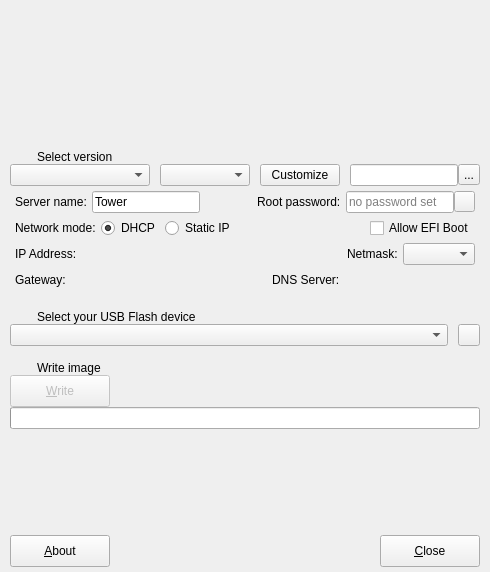
<?xml version="1.0" encoding="UTF-8"?>
<ui version="4.0">
 <class>Creator</class>
 <widget class="QDialog" name="Creator">
  <property name="geometry">
   <rect>
    <x>0</x>
    <y>0</y>
    <width>490</width>
    <height>572</height>
   </rect>
  </property>
  <property name="sizePolicy">
   <sizepolicy hsizetype="Fixed" vsizetype="Fixed">
    <horstretch>0</horstretch>
    <verstretch>0</verstretch>
   </sizepolicy>
  </property>
  <property name="minimumSize">
   <size>
    <width>490</width>
    <height>572</height>
   </size>
  </property>
  <property name="maximumSize">
   <size>
    <width>490</width>
    <height>572</height>
   </size>
  </property>
  <property name="windowTitle">
   <string>unRAID USB Creator</string>
  </property>
  <property name="windowIcon">
   <iconset resource="resources.qrc">
    <normaloff>:/images/icon_256.png</normaloff>:/images/icon_256.png</iconset>
  </property>
  <property name="sizeGripEnabled">
   <bool>false</bool>
  </property>
  <property name="spacing" stdset="0">
   <number>5</number>
  </property>
  <widget class="QLabel" name="logo">
   <property name="geometry">
    <rect>
     <x>10</x>
     <y>10</y>
     <width>470</width>
     <height>120</height>
    </rect>
   </property>
   <property name="text">
    <string/>
   </property>
   <property name="pixmap">
    <pixmap resource="resources.qrc">:/images/header.png</pixmap>
   </property>
   <property name="alignment">
    <set>Qt::AlignCenter</set>
   </property>
  </widget>
  <widget class="QStackedWidget" name="stackedWidget">
   <property name="geometry">
    <rect>
     <x>0</x>
     <y>130</y>
     <width>490</width>
     <height>442</height>
    </rect>
   </property>
   <property name="minimumSize">
    <size>
     <width>490</width>
     <height>442</height>
    </size>
   </property>
   <property name="maximumSize">
    <size>
     <width>490</width>
     <height>442</height>
    </size>
   </property>
   <property name="currentIndex">
    <number>0</number>
   </property>
   <widget class="QWidget" name="pageMain">
    <property name="sizePolicy">
     <sizepolicy hsizetype="Fixed" vsizetype="Preferred">
      <horstretch>0</horstretch>
      <verstretch>0</verstretch>
     </sizepolicy>
    </property>
    <property name="maximumSize">
     <size>
      <width>490</width>
      <height>442</height>
     </size>
    </property>
    <widget class="QWidget" name="verticalLayoutWidget">
     <property name="geometry">
      <rect>
       <x>0</x>
       <y>0</y>
       <width>490</width>
       <height>442</height>
      </rect>
     </property>
     <property name="maximumSize">
      <size>
       <width>490</width>
       <height>442</height>
      </size>
     </property>
     <layout class="QVBoxLayout" name="verticalLayout">
      <property name="spacing">
       <number>0</number>
      </property>
      <property name="leftMargin">
       <number>5</number>
      </property>
      <property name="topMargin">
       <number>5</number>
      </property>
      <property name="rightMargin">
       <number>5</number>
      </property>
      <property name="bottomMargin">
       <number>5</number>
      </property>
      <item>
       <layout class="QHBoxLayout" name="horizontalLayoutStep1">
        <property name="spacing">
         <number>5</number>
        </property>
        <property name="topMargin">
         <number>15</number>
        </property>
        <item>
         <widget class="QLabel" name="labelImageNo1">
          <property name="maximumSize">
           <size>
            <width>27</width>
            <height>28</height>
           </size>
          </property>
          <property name="text">
           <string/>
          </property>
          <property name="pixmap">
           <pixmap resource="resources.qrc">:/images/no1.png</pixmap>
          </property>
         </widget>
        </item>
        <item>
         <widget class="QLabel" name="labelStep1">
          <property name="minimumSize">
           <size>
            <width>200</width>
            <height>0</height>
           </size>
          </property>
          <property name="maximumSize">
           <size>
            <width>16777215</width>
            <height>28</height>
           </size>
          </property>
          <property name="text">
           <string>Select version</string>
          </property>
         </widget>
        </item>
       </layout>
      </item>
      <item>
       <layout class="QHBoxLayout" name="horizontalLayoutCombo">
        <property name="spacing">
         <number>10</number>
        </property>
        <property name="leftMargin">
         <number>5</number>
        </property>
        <property name="rightMargin">
         <number>5</number>
        </property>
        <item>
         <widget class="QComboBox" name="projectSelectBox">
          <property name="minimumSize">
           <size>
            <width>140</width>
            <height>0</height>
           </size>
          </property>
          <property name="maximumSize">
           <size>
            <width>140</width>
            <height>16777215</height>
           </size>
          </property>
          <property name="toolTip">
           <string>Select project</string>
          </property>
         </widget>
        </item>
        <item>
         <widget class="QComboBox" name="imageSelectBox">
          <property name="sizePolicy">
           <sizepolicy hsizetype="Expanding" vsizetype="Fixed">
            <horstretch>0</horstretch>
            <verstretch>0</verstretch>
           </sizepolicy>
          </property>
          <property name="toolTip">
           <string>Select image</string>
          </property>
         </widget>
        </item>
        <item>
         <widget class="QPushButton" name="CustomizeButton">
          <property name="maximumSize">
           <size>
            <width>107</width>
            <height>16777215</height>
           </size>
          </property>
          <property name="text">
           <string>Customize</string>
          </property>
          <property name="checkable">
           <bool>true</bool>
          </property>
          <property name="checked">
           <bool>false</bool>
          </property>
          <property name="autoDefault">
           <bool>false</bool>
          </property>
         </widget>
        </item>
        <item>
         <layout class="QHBoxLayout" name="horizontalLayout_2">
          <property name="spacing">
           <number>0</number>
          </property>
          <item>
           <widget class="QLineEdit" name="LocalZipText">
            <property name="toolTip">
             <string>Full path to unRAID Flash backup zip file</string>
            </property>
           </widget>
          </item>
          <item>
           <widget class="QToolButton" name="LocalZipPickerButton">
            <property name="minimumSize">
             <size>
              <width>22</width>
              <height>21</height>
             </size>
            </property>
            <property name="maximumSize">
             <size>
              <width>22</width>
              <height>21</height>
             </size>
            </property>
            <property name="text">
             <string>...</string>
            </property>
           </widget>
          </item>
         </layout>
        </item>
       </layout>
      </item>
      <item>
       <widget class="QWidget" name="CustomizePanel" native="true">
        <property name="maximumSize">
         <size>
          <width>480</width>
          <height>16777215</height>
         </size>
        </property>
        <layout class="QVBoxLayout" name="verticalLayoutCustomize_2">
         <property name="spacing">
          <number>5</number>
         </property>
         <property name="leftMargin">
          <number>5</number>
         </property>
         <property name="topMargin">
          <number>5</number>
         </property>
         <property name="rightMargin">
          <number>5</number>
         </property>
         <property name="bottomMargin">
          <number>5</number>
         </property>
         <item>
          <layout class="QHBoxLayout" name="horizontalLayout_3">
           <property name="leftMargin">
            <number>5</number>
           </property>
           <property name="rightMargin">
            <number>5</number>
           </property>
           <item>
            <widget class="QLabel" name="ServerNameLabel">
             <property name="text">
              <string>Server name:</string>
             </property>
            </widget>
           </item>
           <item>
            <widget class="QLineEdit" name="ServerNameText">
             <property name="minimumSize">
              <size>
               <width>100</width>
               <height>0</height>
              </size>
             </property>
             <property name="toolTip">
              <string>Only alphanumeric characters (&quot;A-Z&quot;, &quot;a-z&quot;, and &quot;0-9&quot;), dashes (&quot;-&quot;), and dots (&quot;.&quot;); and, the first and last characters must be alphanumeric</string>
             </property>
             <property name="text">
              <string>Tower</string>
             </property>
             <property name="maxLength">
              <number>15</number>
             </property>
            </widget>
           </item>
           <item>
            <spacer name="horizontalSpacer">
             <property name="orientation">
              <enum>Qt::Horizontal</enum>
             </property>
             <property name="sizeHint" stdset="0">
              <size>
               <width>10</width>
               <height>20</height>
              </size>
             </property>
            </spacer>
           </item>
           <item>
            <widget class="QLabel" name="RootPasswordLabel">
             <property name="text">
              <string>Root password:</string>
             </property>
            </widget>
           </item>
           <item>
            <layout class="QHBoxLayout" name="horizontalLayout_7">
             <property name="spacing">
              <number>0</number>
             </property>
             <item>
              <widget class="QLineEdit" name="RootPasswordText">
               <property name="echoMode">
                <enum>QLineEdit::Password</enum>
               </property>
               <property name="placeholderText">
                <string>no password set</string>
               </property>
              </widget>
             </item>
             <item>
              <widget class="QToolButton" name="ShowPasswordButton">
               <property name="minimumSize">
                <size>
                 <width>21</width>
                 <height>21</height>
                </size>
               </property>
               <property name="maximumSize">
                <size>
                 <width>21</width>
                 <height>21</height>
                </size>
               </property>
               <property name="focusPolicy">
                <enum>Qt::NoFocus</enum>
               </property>
               <property name="toolTip">
                <string>Reveal clear-text password</string>
               </property>
               <property name="icon">
                <iconset resource="resources.qrc">
                 <normaloff>:/images/eye_off.png</normaloff>
                 <normalon>:/images/eye_on.png</normalon>:/images/eye_off.png</iconset>
               </property>
               <property name="checkable">
                <bool>true</bool>
               </property>
              </widget>
             </item>
            </layout>
           </item>
          </layout>
         </item>
         <item>
          <layout class="QHBoxLayout" name="horizontalLayout_4">
           <property name="leftMargin">
            <number>5</number>
           </property>
           <property name="rightMargin">
            <number>5</number>
           </property>
           <item>
            <widget class="QLabel" name="NetworkModeLabel">
             <property name="text">
              <string>Network mode:</string>
             </property>
            </widget>
           </item>
           <item>
            <widget class="QRadioButton" name="NetworkDHCPRadioButton">
             <property name="text">
              <string>DHCP</string>
             </property>
             <property name="checked">
              <bool>true</bool>
             </property>
            </widget>
           </item>
           <item>
            <widget class="QRadioButton" name="NetworkStaticRadioButton">
             <property name="text">
              <string>Static IP</string>
             </property>
            </widget>
           </item>
           <item>
            <spacer name="horizontalSpacer_2">
             <property name="orientation">
              <enum>Qt::Horizontal</enum>
             </property>
             <property name="sizeHint" stdset="0">
              <size>
               <width>40</width>
               <height>20</height>
              </size>
             </property>
            </spacer>
           </item>
           <item>
            <widget class="QCheckBox" name="EFIBootCheckBox">
             <property name="text">
              <string>Allow EFI Boot</string>
             </property>
            </widget>
           </item>
          </layout>
         </item>
         <item>
          <widget class="QWidget" name="StaticIPPanel" native="true">
           <property name="maximumSize">
            <size>
             <width>470</width>
             <height>16777215</height>
            </size>
           </property>
           <layout class="QVBoxLayout" name="verticalLayout_4">
            <property name="spacing">
             <number>5</number>
            </property>
            <property name="leftMargin">
             <number>0</number>
            </property>
            <property name="topMargin">
             <number>0</number>
            </property>
            <property name="rightMargin">
             <number>0</number>
            </property>
            <property name="bottomMargin">
             <number>0</number>
            </property>
            <item>
             <layout class="QHBoxLayout" name="horizontalLayout_5">
              <property name="leftMargin">
               <number>5</number>
              </property>
              <property name="rightMargin">
               <number>5</number>
              </property>
              <item>
               <widget class="QLabel" name="IPAddressLabel">
                <property name="text">
                 <string>IP Address:</string>
                </property>
               </widget>
              </item>
              <item>
               <widget class="CustomIpEditor" name="IPAddressText" native="true">
                <property name="minimumSize">
                 <size>
                  <width>130</width>
                  <height>20</height>
                 </size>
                </property>
                <property name="maximumSize">
                 <size>
                  <width>130</width>
                  <height>20</height>
                 </size>
                </property>
               </widget>
              </item>
              <item>
               <spacer name="horizontalSpacer_3">
                <property name="orientation">
                 <enum>Qt::Horizontal</enum>
                </property>
                <property name="sizeHint" stdset="0">
                 <size>
                  <width>40</width>
                  <height>20</height>
                 </size>
                </property>
               </spacer>
              </item>
              <item>
               <widget class="QLabel" name="NetmaskLabel">
                <property name="text">
                 <string>Netmask:</string>
                </property>
               </widget>
              </item>
              <item>
               <widget class="QComboBox" name="NetmaskComboBox"/>
              </item>
             </layout>
            </item>
            <item>
             <layout class="QHBoxLayout" name="horizontalLayout_6">
              <property name="leftMargin">
               <number>5</number>
              </property>
              <property name="rightMargin">
               <number>5</number>
              </property>
              <item>
               <widget class="QLabel" name="GatewayLabel">
                <property name="text">
                 <string>Gateway:</string>
                </property>
               </widget>
              </item>
              <item>
               <widget class="CustomIpEditor" name="GatewayText" native="true">
                <property name="minimumSize">
                 <size>
                  <width>130</width>
                  <height>20</height>
                 </size>
                </property>
                <property name="maximumSize">
                 <size>
                  <width>130</width>
                  <height>20</height>
                 </size>
                </property>
               </widget>
              </item>
              <item>
               <spacer name="horizontalSpacer_7">
                <property name="orientation">
                 <enum>Qt::Horizontal</enum>
                </property>
                <property name="sizeHint" stdset="0">
                 <size>
                  <width>0</width>
                  <height>20</height>
                 </size>
                </property>
               </spacer>
              </item>
              <item>
               <widget class="QLabel" name="DNSLabel">
                <property name="text">
                 <string>DNS Server:</string>
                </property>
               </widget>
              </item>
              <item>
               <widget class="CustomIpEditor" name="DNSText" native="true">
                <property name="minimumSize">
                 <size>
                  <width>130</width>
                  <height>20</height>
                 </size>
                </property>
                <property name="maximumSize">
                 <size>
                  <width>130</width>
                  <height>20</height>
                 </size>
                </property>
               </widget>
              </item>
             </layout>
            </item>
           </layout>
          </widget>
         </item>
        </layout>
       </widget>
      </item>
      <item>
       <layout class="QHBoxLayout" name="horizontalLayoutStep2">
        <property name="spacing">
         <number>5</number>
        </property>
        <property name="topMargin">
         <number>15</number>
        </property>
        <item>
         <widget class="QLabel" name="labelImageNo2_2">
          <property name="maximumSize">
           <size>
            <width>27</width>
            <height>28</height>
           </size>
          </property>
          <property name="text">
           <string/>
          </property>
          <property name="pixmap">
           <pixmap resource="resources.qrc">:/images/no2.png</pixmap>
          </property>
         </widget>
        </item>
        <item>
         <widget class="QLabel" name="labelStep2_2">
          <property name="maximumSize">
           <size>
            <width>16777215</width>
            <height>28</height>
           </size>
          </property>
          <property name="text">
           <string>Select your USB Flash device</string>
          </property>
         </widget>
        </item>
       </layout>
      </item>
      <item>
       <layout class="QHBoxLayout" name="horizontalLayoutRemovable">
        <property name="spacing">
         <number>10</number>
        </property>
        <property name="leftMargin">
         <number>5</number>
        </property>
        <property name="rightMargin">
         <number>5</number>
        </property>
        <item>
         <widget class="QComboBox" name="removableDevicesComboBox">
          <property name="toolTip">
           <string>Select your USB Flash device</string>
          </property>
         </widget>
        </item>
        <item>
         <widget class="QToolButton" name="refreshRemovablesButton">
          <property name="minimumSize">
           <size>
            <width>22</width>
            <height>22</height>
           </size>
          </property>
          <property name="maximumSize">
           <size>
            <width>22</width>
            <height>22</height>
           </size>
          </property>
          <property name="icon">
           <iconset resource="resources.qrc">
            <normaloff>:/images/refresh.png</normaloff>:/images/refresh.png</iconset>
          </property>
         </widget>
        </item>
       </layout>
      </item>
      <item>
       <layout class="QHBoxLayout" name="horizontalLayoutStep3">
        <property name="spacing">
         <number>5</number>
        </property>
        <property name="topMargin">
         <number>15</number>
        </property>
        <item>
         <widget class="QLabel" name="labelImageNo3">
          <property name="maximumSize">
           <size>
            <width>27</width>
            <height>28</height>
           </size>
          </property>
          <property name="text">
           <string/>
          </property>
          <property name="pixmap">
           <pixmap resource="resources.qrc">:/images/no3.png</pixmap>
          </property>
         </widget>
        </item>
        <item>
         <widget class="QLabel" name="labelStep3">
          <property name="maximumSize">
           <size>
            <width>16777215</width>
            <height>28</height>
           </size>
          </property>
          <property name="text">
           <string>Write image</string>
          </property>
         </widget>
        </item>
       </layout>
      </item>
      <item>
       <layout class="QHBoxLayout" name="horizontalLayoutButtons2">
        <property name="spacing">
         <number>10</number>
        </property>
        <property name="leftMargin">
         <number>5</number>
        </property>
        <property name="rightMargin">
         <number>5</number>
        </property>
        <item>
         <widget class="QPushButton" name="writeFlashButton">
          <property name="enabled">
           <bool>false</bool>
          </property>
          <property name="minimumSize">
           <size>
            <width>100</width>
            <height>32</height>
           </size>
          </property>
          <property name="text">
           <string>&amp;Write</string>
          </property>
         </widget>
        </item>
        <item>
         <spacer name="horizontalSpacer_6">
          <property name="orientation">
           <enum>Qt::Horizontal</enum>
          </property>
          <property name="sizeHint" stdset="0">
           <size>
            <width>40</width>
            <height>20</height>
           </size>
          </property>
         </spacer>
        </item>
       </layout>
      </item>
      <item>
       <layout class="QVBoxLayout" name="verticalLayout_3">
        <property name="leftMargin">
         <number>5</number>
        </property>
        <property name="rightMargin">
         <number>5</number>
        </property>
        <item>
         <widget class="QProgressBar" name="flashProgressBar">
          <property name="value">
           <number>0</number>
          </property>
          <property name="alignment">
           <set>Qt::AlignLeading|Qt::AlignLeft|Qt::AlignVCenter</set>
          </property>
          <property name="format">
           <string/>
          </property>
         </widget>
        </item>
        <item>
         <widget class="QLabel" name="labelProgress">
          <property name="maximumSize">
           <size>
            <width>16777215</width>
            <height>28</height>
           </size>
          </property>
          <property name="text">
           <string/>
          </property>
         </widget>
        </item>
       </layout>
      </item>
      <item>
       <spacer name="verticalSpacer">
        <property name="orientation">
         <enum>Qt::Vertical</enum>
        </property>
        <property name="sizeHint" stdset="0">
         <size>
          <width>20</width>
          <height>40</height>
         </size>
        </property>
       </spacer>
      </item>
      <item>
       <layout class="QHBoxLayout" name="horizontalLayoutButtons3">
        <property name="spacing">
         <number>10</number>
        </property>
        <property name="leftMargin">
         <number>5</number>
        </property>
        <property name="rightMargin">
         <number>5</number>
        </property>
        <item>
         <widget class="QPushButton" name="showAboutButton">
          <property name="minimumSize">
           <size>
            <width>100</width>
            <height>32</height>
           </size>
          </property>
          <property name="focusPolicy">
           <enum>Qt::StrongFocus</enum>
          </property>
          <property name="text">
           <string>&amp;About</string>
          </property>
          <property name="autoDefault">
           <bool>false</bool>
          </property>
         </widget>
        </item>
        <item>
         <spacer name="horizontalSpacer_5">
          <property name="orientation">
           <enum>Qt::Horizontal</enum>
          </property>
          <property name="sizeHint" stdset="0">
           <size>
            <width>40</width>
            <height>20</height>
           </size>
          </property>
         </spacer>
        </item>
        <item>
         <widget class="QPushButton" name="closeAppButton">
          <property name="minimumSize">
           <size>
            <width>100</width>
            <height>32</height>
           </size>
          </property>
          <property name="focusPolicy">
           <enum>Qt::StrongFocus</enum>
          </property>
          <property name="text">
           <string>&amp;Close</string>
          </property>
         </widget>
        </item>
       </layout>
      </item>
     </layout>
    </widget>
   </widget>
   <widget class="QWidget" name="pageAbout">
    <property name="sizePolicy">
     <sizepolicy hsizetype="Fixed" vsizetype="Preferred">
      <horstretch>0</horstretch>
      <verstretch>0</verstretch>
     </sizepolicy>
    </property>
    <property name="maximumSize">
     <size>
      <width>490</width>
      <height>442</height>
     </size>
    </property>
    <widget class="QWidget" name="verticalLayoutWidget_2">
     <property name="geometry">
      <rect>
       <x>0</x>
       <y>0</y>
       <width>490</width>
       <height>442</height>
      </rect>
     </property>
     <property name="maximumSize">
      <size>
       <width>490</width>
       <height>442</height>
      </size>
     </property>
     <layout class="QVBoxLayout" name="verticalLayout_2">
      <property name="spacing">
       <number>0</number>
      </property>
      <property name="leftMargin">
       <number>5</number>
      </property>
      <property name="topMargin">
       <number>15</number>
      </property>
      <property name="rightMargin">
       <number>5</number>
      </property>
      <property name="bottomMargin">
       <number>5</number>
      </property>
      <item>
       <widget class="QLabel" name="labelAbout">
        <property name="text">
         <string>&lt;html&gt;&lt;head/&gt;&lt;body&gt;&lt;p align=&quot;center&quot;&gt;&lt;span style=&quot; font-size:16pt; font-weight:600;&quot;&gt;&lt;h2&gt;&amp;copy; 2017 Lime Technology, Inc&lt;/h2&gt;&lt;/span&gt;&lt;/p&gt;&lt;p align=&quot;center&quot;&gt;This software was created under GPLv2, &lt;br/&gt;using earlier work from LibreELEC.&lt;/p&gt;&lt;p align=&quot;center&quot;&gt;For license, credits and history, please read:&lt;br/&gt;&lt;a href=&quot;https://github.com/limetech/usb-creator&quot;&gt;&lt;span style=&quot;text-decoration: underline; color:#0000ff;&quot;&gt;https://github.com/limetech/usb-creator&lt;/span&gt;&lt;/a&gt;&lt;br/&gt;&lt;/p&gt;&lt;/body&gt;&lt;/html&gt;</string>
        </property>
        <property name="textFormat">
         <enum>Qt::RichText</enum>
        </property>
        <property name="alignment">
         <set>Qt::AlignHCenter|Qt::AlignTop</set>
        </property>
        <property name="wordWrap">
         <bool>false</bool>
        </property>
        <property name="openExternalLinks">
         <bool>true</bool>
        </property>
        <property name="textInteractionFlags">
         <set>Qt::TextBrowserInteraction</set>
        </property>
       </widget>
      </item>
      <item>
       <spacer name="verticalSpacer_2">
        <property name="orientation">
         <enum>Qt::Vertical</enum>
        </property>
        <property name="sizeHint" stdset="0">
         <size>
          <width>20</width>
          <height>40</height>
         </size>
        </property>
       </spacer>
      </item>
      <item>
       <layout class="QHBoxLayout" name="horizontalLayout">
        <property name="spacing">
         <number>10</number>
        </property>
        <property name="sizeConstraint">
         <enum>QLayout::SetNoConstraint</enum>
        </property>
        <property name="rightMargin">
         <number>5</number>
        </property>
        <item>
         <layout class="QVBoxLayout" name="verticalLayout_5">
          <property name="spacing">
           <number>0</number>
          </property>
          <property name="leftMargin">
           <number>0</number>
          </property>
          <item>
           <spacer name="verticalSpacer_3">
            <property name="orientation">
             <enum>Qt::Vertical</enum>
            </property>
            <property name="sizeType">
             <enum>QSizePolicy::Minimum</enum>
            </property>
            <property name="sizeHint" stdset="0">
             <size>
              <width>20</width>
              <height>15</height>
             </size>
            </property>
           </spacer>
          </item>
          <item>
           <widget class="QPushButton" name="closeAboutButton">
            <property name="sizePolicy">
             <sizepolicy hsizetype="Minimum" vsizetype="Maximum">
              <horstretch>0</horstretch>
              <verstretch>0</verstretch>
             </sizepolicy>
            </property>
            <property name="minimumSize">
             <size>
              <width>100</width>
              <height>32</height>
             </size>
            </property>
            <property name="focusPolicy">
             <enum>Qt::StrongFocus</enum>
            </property>
            <property name="text">
             <string>&amp;Close</string>
            </property>
           </widget>
          </item>
         </layout>
        </item>
        <item>
         <spacer name="horizontalSpacer_4">
          <property name="orientation">
           <enum>Qt::Horizontal</enum>
          </property>
          <property name="sizeHint" stdset="0">
           <size>
            <width>10</width>
            <height>40</height>
           </size>
          </property>
         </spacer>
        </item>
        <item>
         <widget class="QLabel" name="labelVersion">
          <property name="alignment">
           <set>Qt::AlignBottom|Qt::AlignRight|Qt::AlignTrailing</set>
          </property>
         </widget>
        </item>
       </layout>
      </item>
     </layout>
    </widget>
   </widget>
  </widget>
 </widget>
 <layoutdefault spacing="5" margin="10"/>
 <customwidgets>
  <customwidget>
   <class>CustomIpEditor</class>
   <extends>QWidget</extends>
   <header>customipeditor.h</header>
  </customwidget>
 </customwidgets>
 <tabstops>
  <tabstop>projectSelectBox</tabstop>
  <tabstop>imageSelectBox</tabstop>
  <tabstop>LocalZipText</tabstop>
  <tabstop>LocalZipPickerButton</tabstop>
 </tabstops>
 <resources>
  <include location="resources.qrc"/>
 </resources>
 <connections/>
</ui>
